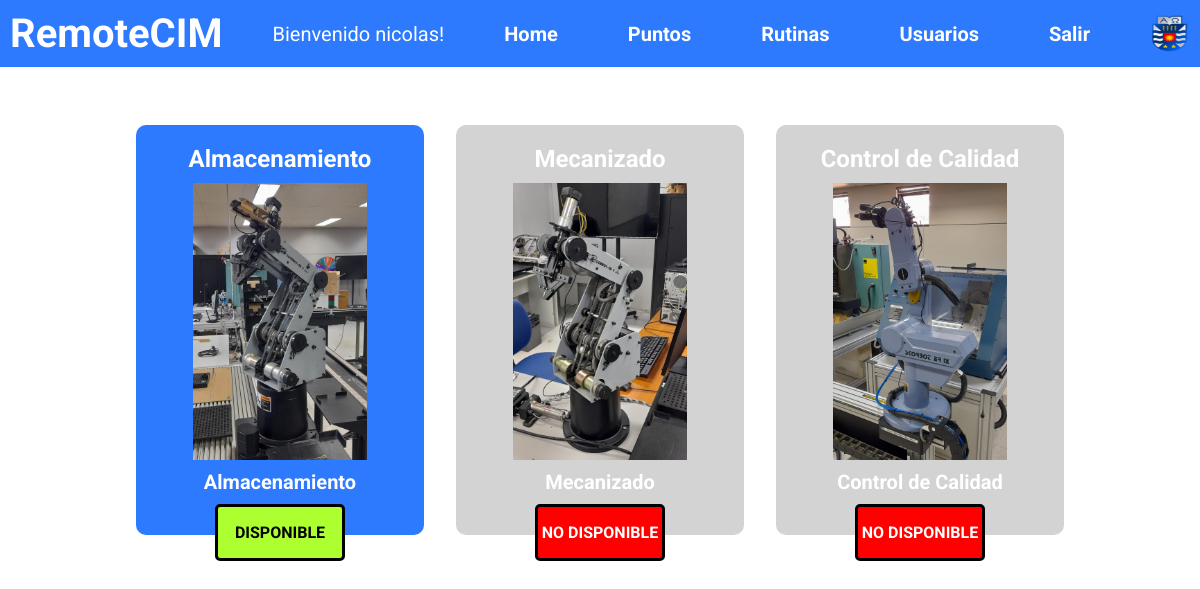
Page /home/ (signed in) on the committed database.
### remotecim/models.py (models this page shows, shortened)
class Usuario(AbstractBaseUser, PermissionsMixin):
    id_usuario = models.AutoField(primary_key=True)
    nombre = models.CharField(max_length=255)
    apellido = models.CharField(max_length=255)
    email = models.EmailField(max_length=255, unique=True)
    password = models.CharField(max_length=255)
    rol = models.CharField(max_length=255)
    is_active = models.BooleanField(default=True)
    is_staff = models.BooleanField(default=False)
    fecha_hora_inicio = models.DateTimeField(null=True, blank=True)
    fecha_hora_fin = models.DateTimeField(null=True, blank=True)
    horario_confirmado = models.BooleanField(default=False)
    ultima_estacion = models.CharField(max_length=255, choices=(
        ('almacenamiento', 'Almacenamiento'),
        ('mecanizado', 'Mecanizado'),
        ('control_de_calidad', 'Control de Calidad'),
    ), null=True, blank=True)
    USERNAME_FIELD = 'email'
    REQUIRED_FIELDS = ['nombre', 'apellido']
    objects = UsuarioManager()

class EstacionDeTrabajo(models.Model):
    id_estacion = models.AutoField(primary_key=True)
    descripcion = models.CharField(max_length=255)
    disponibilidad = models.BooleanField(default=True)

### remotecim/views.py (the view)
# urls.py: path('home/', home_view, name = 'home'),
def home_view(request):
    if request.user.is_authenticated:
        estaciones = EstacionDeTrabajo.objects.all()
        context = {
            'estaciones': estaciones
        }
        return render(request, 'home.html', context)
    else:
        return redirect('login')

### remotecim/templates/home.html (shortened to what this page needs)
{% extends 'base.html' %}
{% load static %}
{% block content %}
    <div class="card-container">
        {% for estacion in estaciones %}
          <div class="card" {% if forloop.counter != 1 %}style="background-color: lightgrey;"{% endif %}>
              <h2>{{ estacion.descripcion }}</h2>
              {% if forloop.counter == 1 %}
                  <a href="{% url 'main'%}">
              {% endif %}
              {% if estacion.id_estacion == 1 %}
                  <img src="{% static 'images/almacenamiento.jpeg' %}" alt="Scorbot">
              {% elif estacion.id_estacion == 2 %}
                  <img src="{% static 'images/mecanizado.jpeg' %}" alt="Scorbot">
              {% elif estacion.id_estacion == 3 %}
                  <img src="{% static 'images/control-calidad.jpeg' %}" alt="Scorbot">
              {% endif %}
              {% if forloop.counter == 1 %}
                  </a>
              {% endif %}
              <h6>{{ estacion.descripcion }}</h6>
              <div class="{% if forloop.counter == 1 %}disponible{% else %}ocupada{% endif %}">
                  {% if forloop.counter == 1 %}
                      <p>DISPONIBLE</p>
                  {% else %}
                      <p>NO DISPONIBLE</p>
                  {% endif %}
              </div>
          </div>
        {% endfor %}
    </div>
{% endblock %}

### remotecim/templates/navbar.html
{% load static %}
<nav class="navbar">
    <a class="logo-navbar">RemoteCIM</a>
    {% if user.is_authenticated %}
        <div class="navbar-text">Bienvenido {{ user.nombre }}!</div>
        <a class="a-navbar" href="{% url 'home' %}">Home</a>
        <a class="a-navbar" href="{% url 'puntos' %}">Puntos</a>
        <a class="a-navbar" href="{% url 'puntos' %}">Rutinas</a>
        {% if user.rol != 'estudiante' %}
            <a class="a-navbar" href="{% url 'registro' %}">Usuarios</a>
        {% endif %}
        <a class="a-navbar" href="{% url 'logout' %}">Salir</a>
    {% endif %}
    <a href="https://www.ubiobio.cl/w/" target="_blank"><img src="{% static 'images/ubb_escudo.png' %}" width="40px" height="40px" alt="logo-ubb-navbar"></a>
</nav>

### remotecim/static/css/styles-navbar.css (style rules this page uses)
body { font-family: 'Roboto', sans-serif; margin: 0; padding: 0; }
:root { --primary-color: #2d7aff; }
.logo-navbar { font-size: 40px; color: white; }
.a-navbar { background-color: var(--primary-color); color: white; padding: 10px; font-size: 20px; border: none; cursor: pointer; text-decoration: none; }
.navbar { display: flex; justify-content: space-between; align-items: center; background-color: var(--primary-color); color: #fff; padding: 10px; transition: background-color 0.5s ease-in-out; }
.navbar-text { font-size: 20px; }

### remotecim/static/css/styles-home.css (style rules this page uses)
.card-container { display: flex; justify-content: space-between; flex-wrap: wrap; width: 80%; margin: 0 auto; }
.card { width: 20%; background-color: #2d7aff; border-radius: 10px; box-sizing: border-box; text-align: center; transition: all 0.3s ease-in-out; cursor: pointer; margin: 6% auto; }
.card h2 { margin-top: 0; margin-bottom: 10px; text-align: center; color: white; }
.card h6 { margin-top: 10px; margin-bottom: 10px; font-size: 20px; color: white; }
.card img { width: 70%; height: 75%; object-fit: cover; }
.disponible { border: 3px solid black; border-radius: 5px; width: 50%; margin: 0 auto; background-color: greenyellow; color: black; font-weight: bold; }
.ocupada { border: 3px solid black; border-radius: 5px; width: 50%; margin: 0 auto; background-color: red; color: white; font-weight: bold; }
@media (min-width: 1024px) { .card-container { display: flex; justify-content: space-between; flex-wrap: wrap; } }
@media (min-width: 1024px) { .card { width: 30%; margin-bottom: 20px; padding: 20px; box-sizing: border-box; } }

### remotecim/static/css/styles-main.css (style rules this page uses)
a { text-decoration: none; color: black; font-weight: bold; }
:root { --color-primario: #2d7aff; }

### rows in the picture
Usuario: nombre "nicolas"
EstacionDeTrabajo: descripcion "Almacenamiento", shows "DISPONIBLE"
EstacionDeTrabajo: descripcion "Mecanizado", shows "NO DISPONIBLE"
EstacionDeTrabajo: descripcion "Control de Calidad", shows "NO DISPONIBLE"
